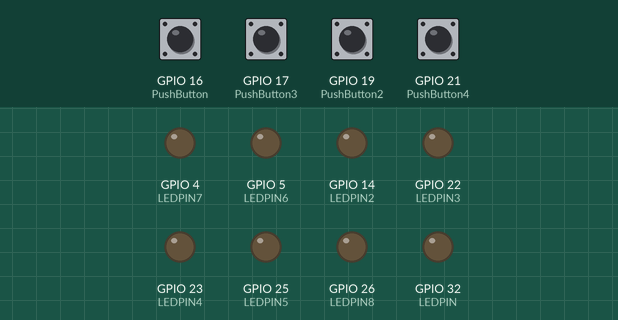
Simulated run of this sketch. Board: ESP32. Parts: output pins drawn as LEDs (lit = HIGH). Inputs (shaded band) come from the test bench; at power-on: GPIO 16 (PushButton), GPIO 17 (PushButton3), GPIO 19 (PushButton2), GPIO 21 (PushButton4) LOW. What the sketch prints to the serial monitor is not drawn.

Above: at 1.2 s.
1.3 s: GPIO 16 (PushButton) pulled HIGH for 0.15 s
At 1.37 s:
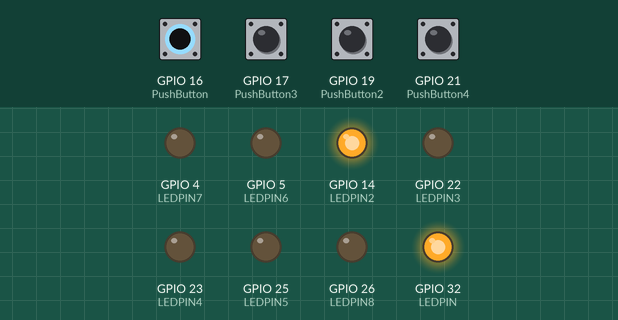
2.9 s: GPIO 17 (PushButton3) pulled HIGH for 0.15 s
At 2.97 s:
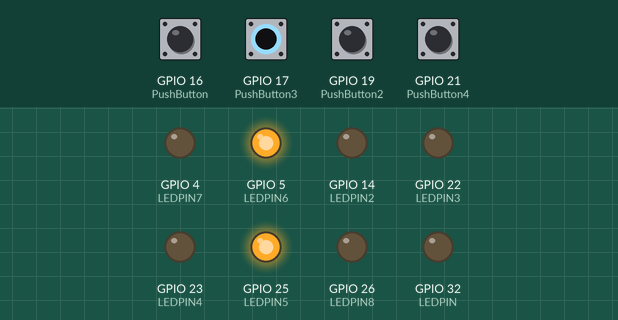
4.5 s: GPIO 19 (PushButton2) pulled HIGH for 0.15 s
At 4.57 s:
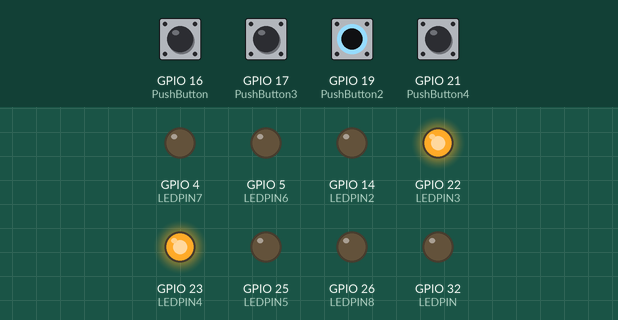
6.1 s: GPIO 21 (PushButton4) pulled HIGH for 0.15 s
At 6.17 s:
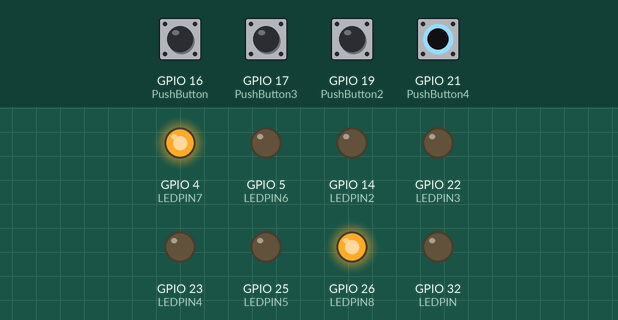
7.7 s: GPIO 16 (PushButton) driven HIGH and GPIO 17 (PushButton3) driven HIGH
At 8.7 s:
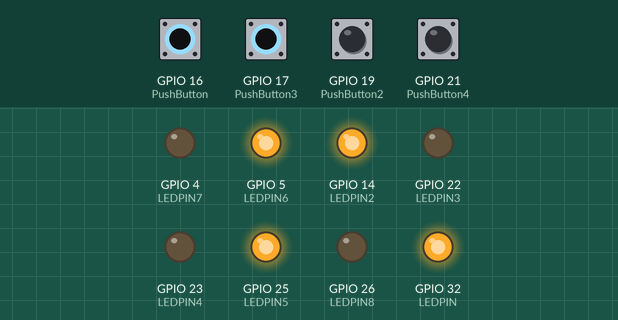
9.2 s: GPIO 19 (PushButton2) pulled HIGH for 1 s
At 10.0 s:
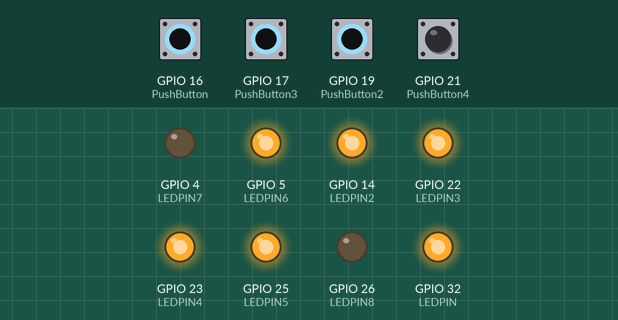
Timing chart, 0 to 12.2 s (numbered marks = the images above; inputs shaded):
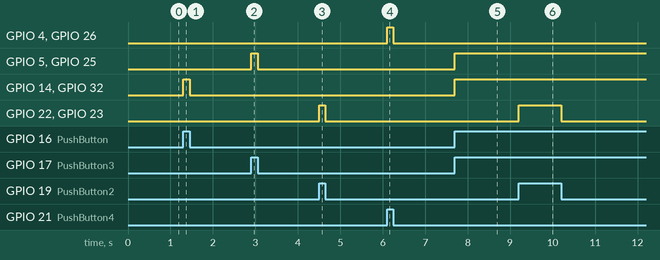

The sketch:

COMInterfaceTest.ino
```cpp
// We assigned a name LED pin to pin number 22
const int LEDPIN = 32;
const int LEDPIN2 = 14;
const int LEDPIN3 = 22;
const int LEDPIN4 = 23;
const int LEDPIN5 = 25;
const int LEDPIN6 = 5;
const int LEDPIN7 = 4;
const int LEDPIN8 = 26;

// this will assign the name PushB22222222222222222222222222222222222222utton to pin numer 15
const int PushButton =16;
const int PushButton2 =19;
const int PushButton3 =17;
const int PushButton4 =21;

// This Setup function is used to initialize everything
void setup()
{
// This statement will declare pin 22 as digital output
pinMode(LEDPIN, OUTPUT);
pinMode(LEDPIN2, OUTPUT);
pinMode(LEDPIN3, OUTPUT);
pinMode(LEDPIN4, OUTPUT);
pinMode(LEDPIN5, OUTPUT);
pinMode(LEDPIN6, OUTPUT);
pinMode(LEDPIN7, OUTPUT);
pinMode(LEDPIN8, OUTPUT);
// This statement will declare pin 15 as digital input
pinMode(PushButton, INPUT);
Serial.begin(115200);
}

void loop()

{
// digitalRead function stores the Push button state
// in variable push_button_state
int Push_button_state = digitalRead(PushButton);
int Push_button_state2 = digitalRead(PushButton2);
int Push_button_state3 = digitalRead(PushButton3);
int Push_button_state4 = digitalRead(PushButton4);

// if condition checks if push button is pressed
// if pressed LED will turn on otherwise remain off
if ( Push_button_state == HIGH )
{
digitalWrite(LEDPIN, HIGH);
digitalWrite(LEDPIN2, HIGH);
Serial.println("button1");

}
else
{
digitalWrite(LEDPIN, LOW);
digitalWrite(LEDPIN2, LOW);

}


if ( Push_button_state2 == HIGH )
{
digitalWrite(LEDPIN3, HIGH);
digitalWrite(LEDPIN4, HIGH);
Serial.println("button2");

}
else
{
digitalWrite(LEDPIN3, LOW);
digitalWrite(LEDPIN4, LOW);

}


if ( Push_button_state3 == HIGH )
{
digitalWrite(LEDPIN5, HIGH);
digitalWrite(LEDPIN6, HIGH);
Serial.println("button3");

}
else
{
digitalWrite(LEDPIN5, LOW);
digitalWrite(LEDPIN6, LOW);

}


if ( Push_button_state4 == HIGH )
{
digitalWrite(LEDPIN7, HIGH);
digitalWrite(LEDPIN8, HIGH);
Serial.println("button4");
}
else
{
digitalWrite(LEDPIN7, LOW);
digitalWrite(LEDPIN8, LOW);

}


}
```

Measured:
- after the input at 1.3 s, GPIO 14 (LEDPIN2), GPIO 32 (LEDPIN): LOW → HIGH at once, → LOW 0.15 s later
- after the input at 2.9 s, GPIO 5 (LEDPIN6), GPIO 25 (LEDPIN5): LOW → HIGH at once, → LOW 0.15 s later
- after the input at 4.5 s, GPIO 22 (LEDPIN3), GPIO 23 (LEDPIN4): LOW → HIGH at once, → LOW 0.15 s later
- after the input at 6.1 s, GPIO 4 (LEDPIN7), GPIO 26 (LEDPIN8): LOW → HIGH at once, → LOW 0.15 s later
- after the input at 7.7 s, GPIO 5 (LEDPIN6), GPIO 14 (LEDPIN2), GPIO 25 (LEDPIN5), GPIO 32 (LEDPIN): LOW → HIGH at once
- after the input at 9.2 s, GPIO 22 (LEDPIN3), GPIO 23 (LEDPIN4): LOW → HIGH at once, → LOW 1.0 s later
